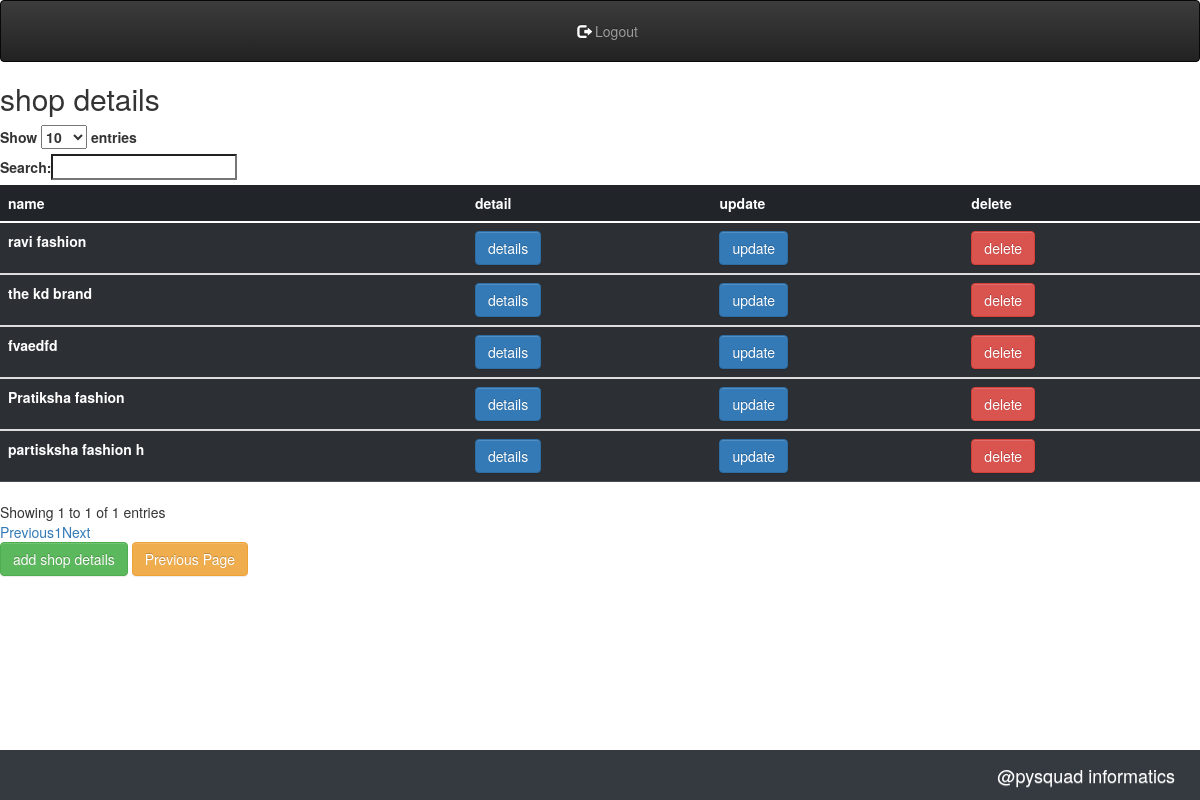
/shopdetaillist/1 (signed in), run on the app's committed database.
### shop_app/models.py (models this page shows, shortened)
class ShopDetail(models.Model):
    is_status = models.BooleanField("status", default='True')
    ass_supervisor = models.ForeignKey(AssistanceSupervisor, on_delete=models.CASCADE, null=True)
    shop_detail = models.ForeignKey(Shop, on_delete=models.CASCADE, null=True )
    shop_name = models.CharField(max_length=20, null=True)
    shop_owner = models.ManyToManyField("user_app.ShopOwner", related_name='shopownershopdetail')
    age = models.IntegerField(null=True)
    category = models.ForeignKey(Tax, on_delete=models.CASCADE, null=True)
    city = models.ForeignKey('smt_app.City', on_delete=models.CASCADE, null=True)
    zone = models.ForeignKey('smt_app.Zone', on_delete=models.CASCADE, null=True)

### shop_app/views.py (the view)
# urls.py: path('shopdetaillist/<int:pk>', ShopDetailListView.as_view(), name='shopdetaillist'),
@method_decorator(login_required, name='dispatch')
class ShopDetailListView(ListView):
    model = ShopDetail
    template_name = 'shop_detail/shopDetail_home.html'
    def get_queryset(self, **kwargs):
        return ShopDetail.objects.filter(ass_supervisor_id=self.kwargs.get('pk'))

### template/shop_detail/shopDetail_home.html (shortened to what this page needs)
{% extends "base.html" %}
{% block content %}
<body>
    <form action="" method="post" id="frm" >
        {% csrf_token %}
        <h2>shop details</h2>
        <table id="example" class="table table-striped table-dark" style="width:100%">
    <thead>
    <tr>
        <th scope="col"> name</th>
        <th scope="col"> detail</th>
        <th scope="col"> update</th>
        <th scope="col"> delete</th>
    </tr>
    </thead>
        <tbody>
        <tr>
        {% for object in object_list %}
        <th>{{ object.shop_name }}</th>
         <th>
        <a href="{% url 'shopdetaildetails' object.id %}"><button type="button" class="btn btn-primary" >
            details </button> </a>
        </th>
         <th>
        <a href="{% url 'shopdetailupdate' object.id %}"><button type="button" class="btn btn-primary" >
            update </button> </a>
        </th>
         <th>
        <a href="{% url 'shopdetaildelete' object.id %}"><button type="button" class="btn btn-danger" >
            delete </button> </a>
        </th>
        </tr>
       </tbody>
         {% endfor %}
    </table>
        <a href="{% url 'shopdetail' %}"><button type="button" class="btn btn-success" >
        add shop details </button> </a>
        <input type=button value="Previous Page" class="btn btn-warning" onClick="javascript:history.go(-1);">
</form>
</body>
{% endblock content %}

### data on the page
ShopDetail: shop_name "ravi fashion"
ShopDetail: shop_name "the kd brand"
ShopDetail: shop_name "fvaedfd"
ShopDetail: shop_name "Pratiksha fashion"
ShopDetail: shop_name "partisksha fashion h"
